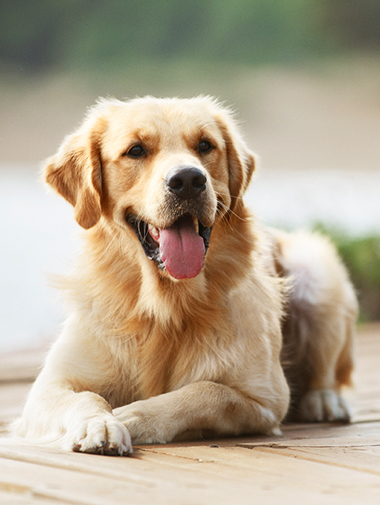
//> input picture opencv_work/Images/cao.jpg, 380 x 505 px
$ ./main   (built with g++ and OpenCV 4)
//> lines starting //> are read from the running program, lines starting //| are printed output that depends on the picture
//> further down, image is the input picture: 505 rows x 380 cols, CV_8UC3; mean B, G, R 143.9, 165.5, 178.7
#include <stdio.h>
#include <fstream>
#include <iostream>
#include <opencv2/opencv.hpp>
#include <map>
#include <math.h>
using namespace cv;
using namespace std;
#define WAIT_KEY 1          //0 para imagem e 1 para video
#define COLOR_CHANNELS 3
#define IMG_COLOR -1
#define HISTO_BITSCAPTURE 1 // quanto maior o numero menos pixeis sao contados para o hitograma, mais rapida e a captura de ecra
#define HISTO_WINDOWSIZE_Y 1000
#define HISTO_WINDOWSIZE_X 1920
#define HISTO_SIZE 510      //
#define RECTANGLE_DIVIDER 2 // quanto maior o numero menor o tamanho do rectagulo
#define SHIFT_BITS 5        // [0..7] qunato bits se filtram por cada pixel
map<short,int>::iterator it;
/*
    this function generate a histogram from an audioFile
    input args:
        - ;at image                     ->  Image file to be computed
    output:
        - vector<map<short,int>> histo  ->  the histogram calculated
*/
vector<map<short,int>> createHistogram(Mat image){
    vector<map<short,int>> histo;
    for (size_t channel = 0; channel < COLOR_CHANNELS; channel++){
        map<short,int> mapa;
        histo.push_back(mapa);
        for (int r = 0; r < image.rows; r++){
            for (int c = r%HISTO_BITSCAPTURE; c < image.cols; c=c+HISTO_BITSCAPTURE){
                short temp = image.at<Vec3b>(r,c)[channel];
                // cout << image.at<Vec3b>(r,c)[i] << ",";
                histo[channel][temp] = histo[channel][temp] + HISTO_BITSCAPTURE;
            }
            // cout << "(" << image.at<Vec3b>(r,c) <<") | ";
        }
        // cout << ";" <<endl;
    }
    return histo;
}
/*
    this function generate a text file with the histogram\s
    input args:
        - vector<map<double,int>> histo -> Histogram of the image
*/
void histoToFile(string file, vector<map<short,int>> histo){
    ofstream ofs(file);
    for(int i = 0; i< COLOR_CHANNELS; i++){
        ofs << "canal numero: " << i << endl;
        for(it = histo[i].begin(); it!=histo[i].end() ; it++ ){
            ofs<< it->first << " : " << it->second << endl;

        }
    }

}
/*
    this function generate an image based on a histogram and his entropy
    input args:
        - vector<map<short,int>> histo -> Histogram of the audiotrack
        - vector<double> entropy        -> Entropy calculated based on the histogram
    output:
        - Mat histogram_image ->  image's matrix of the histogram generated
*/
Mat imageHisto(vector<map<short,int>> histo,vector<double> entropy,uint8_t ractangle_divider = RECTANGLE_DIVIDER){
    Mat histogram_image(HISTO_WINDOWSIZE_Y, HISTO_WINDOWSIZE_X,CV_8UC3, Scalar(0,0,0));

    for (int i = 0; i < histo.size(); i++){
        for(it = histo[i].begin(); it!=histo[i].end() ; it++ ){
            rectangle(histogram_image, Point((HISTO_SIZE*i) + 2*it->first, histogram_image.rows - (it->second >> ractangle_divider)),
                Point((HISTO_SIZE*i) + 2*(it->first+1), histogram_image.rows),i <3 ? Scalar(i == 0?255:0 ,i == 1?255:0,i == 2?255:0):Scalar(255,255,255));
        }
        const string toprint = to_string(entropy[i]);
        putText(histogram_image, toprint , Point(250 + (HISTO_SIZE*i) , 200), FONT_HERSHEY_COMPLEX_SMALL ,0.8,i <3 ? Scalar(i == 0?255:0 ,i == 1?255:0,i == 2?255:0):Scalar(255,255,255) );
        putText(histogram_image, "entropy : " , Point(150 + (HISTO_SIZE*i) , 200), FONT_HERSHEY_COMPLEX_SMALL ,0.8,i <3 ? Scalar(i == 0?255:0 ,i == 1?255:0,i == 2?255:0):Scalar(255,255,255) );
    }
    return histogram_image;
}
/*
    this function add the snr value to the generated histogram image
    input args:
        - vector<double> snr  -> Snr calculated from an altered image
    output:
        - Mat histogram_image ->  image's matrix of the histogram generated with snr value added
*/
Mat snrOnHisto(Mat histo,vector<double> snr ){
    for (int i = 0; i < COLOR_CHANNELS; i++){
        const string toprint = to_string(snr[i]);
        putText(histo, toprint , Point(250 + (HISTO_SIZE*i) , 300), FONT_HERSHEY_COMPLEX_SMALL ,0.8,i <3 ? Scalar(i == 0?255:0 ,i == 1?255:0,i == 2?255:0):Scalar(255,255,255) );
        putText(histo, "snr : " , Point(175 + (HISTO_SIZE*i) , 300), FONT_HERSHEY_COMPLEX_SMALL ,0.8,i <3 ? Scalar(i == 0?255:0 ,i == 1?255:0,i == 2?255:0):Scalar(255,255,255) );
    }
    return histo;
}
/*
    function to calculate the entropy of a histogram from an Image
    input args:
        -vector<map<short,int>> histo -> the histogram calculated with the function createHIstogram
        -int Sample_size                -> number of samples of the audiofile
    output:
        -vector<double> entropy        -> vector with the entropy calculated for each color
*/
vector<double> histoEntropy(vector<map<short,int>> histo, int sample_size ){
    vector<double> entropy;
    for(int i = 0; i < histo.size(); i++){
        double tmp = 0;
        entropy.push_back(tmp);
        for(it = histo[i].begin(); it!=histo[i].end() ; it++ ){
            double prob = (double)it->second/((double)sample_size*HISTO_BITSCAPTURE);
            entropy[i] = entropy[i] - prob*log(prob);
        }
    }
    return entropy;
}
/*
    function to shift the value of each pixel to the right
    input args:
        - Mat Image             -> Image file from a track
        - uint8_t bits          -> number of bits to shift right
    output:
        - Mat audio_decompress  -> Audio file with bits reduced

*/
Mat compress(Mat image, int color = IMG_COLOR ,uint8_t bits=SHIFT_BITS){
//> called with color = -1, bits = 5
    Mat image_compressed(image.rows,image.cols,CV_8UC3,Scalar(0,0,0));
    // if(color != 0){
        for (int r = 0; r < image.rows; r++){
            for (int c = 0; c < image.cols; c++){
                for (size_t channel = 0; channel < COLOR_CHANNELS; channel++){
                    image_compressed.at<Vec3b>(r,c)[channel] = image.at<Vec3b>(r,c)[channel]>>bits;
                }
            }
        }
    // [7 lines of commented-out code are left out]
    return image_compressed;
}
/*
    function to shift the value of each pixel to the left
    input args:
        - Mat Image             -> Image file from a track
        - uint8_t bits          -> number of bits to shift right
    output:
        - Mat audio_decompress  -> Audio file with bits gained

*/
Mat decompress(Mat image,int color = IMG_COLOR, uint8_t bits=SHIFT_BITS){
//> called with color = -1, bits = 5
    Mat image_decompressed(image.rows,image.cols,CV_8UC3,Scalar(0,0,0));
    // if(color != 0){
        for (int r = 0; r < image.rows; r++){
            for (int c = r%HISTO_BITSCAPTURE; c < image.cols; c=c+HISTO_BITSCAPTURE){
                for (size_t channel = 0; channel < COLOR_CHANNELS; channel++){
                    image_decompressed.at<Vec3b>(r,c)[channel] = image.at<Vec3b>(r,c)[channel]<<bits;
                }
            }
        }
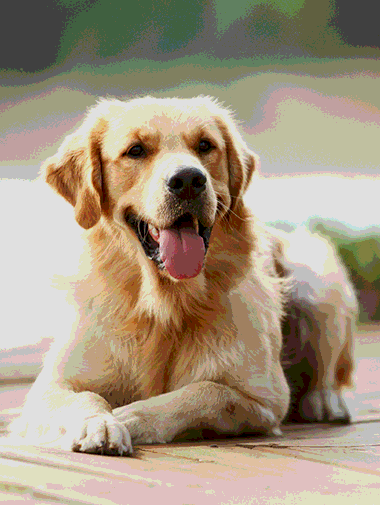
//> image_decompressed: 505 rows x 380 cols, CV_8UC3; mean B, G, R 128.2, 149.5, 163.7
    // [7 lines of commented-out code are left out]
    return image_decompressed;
}
/*
    function to calculate the peak of signal to noise between an original image and the altered image
    input args:
        - Mat image1       -> image file Original
        - Mat image2       -> image file Altered
    output:
        -vector<double> psnr        -> vector with the PSNR calculated for each channel
*/
vector<double> signalToNoise(Mat image1, Mat image2){
    vector<double> sums;
    vector<double> psnr;
    for (size_t channel = 0; channel < COLOR_CHANNELS; channel++){
        double sum = 0;
        sums.push_back(sum);
        for (int r = 0; r < image1.rows; r++){
            for (int c = 0; c < image2.cols; c++){
                sums[channel] = sums[channel] + pow(image1.at<Vec3b>(r,c)[channel] - image2.at<Vec3b>(r,c)[channel],2);

            }
        }
        double snr = 10*log10(pow(256,2)*image1.rows*image1.cols/sums[channel]);
        psnr.push_back(snr);
    }
//> after the loop, sums = [62981397, 64674697, 58460629]
    return psnr;
}
void saveImage(string path,Mat image, uint8_t show = 1 ){
    if(show){
        namedWindow(path, WINDOW_AUTOSIZE );
        imshow(path, image);
    }
    imwrite(path, image);
}
int main(int argc, char** argv ) // main para usar imagens (meter WAIT_KEY a 0)
{
    Mat image = imread(argc!=2 ?"../Images/cao.jpg":argv[1],IMG_COLOR);
    Mat image_compressed = compress(image);
    Mat image_decompressed = decompress(image_compressed);
    vector<double> snr = signalToNoise(image, image_decompressed);
//> snr = [23, 22.89, 23.33]

    vector<map<short,int>> histo = createHistogram(image);
//> histo = 3 items
    string file = "../Histograms/histo.txt";
    histoToFile(file,histo);
    vector<double> entropy = histoEntropy(histo,image.rows*image.cols/HISTO_BITSCAPTURE);
//> the loop in histoEntropy, `for(int i = 0; i < histo.size(); i++)` made 3 passes
//> after the loop in histoEntropy, `for(int i = 0; i < histo.size(); i++)`: entropy = [5.41, 5.29, 5.17]
//> entropy = [5.41, 5.29, 5.17]
    Mat histo_image = imageHisto(histo,entropy);
//> the loop in imageHisto, `for (int i = 0; i < histo.size(); i++)` made 3 passes
//> toprint on passes 1 to 3: "5.408328", "5.288475", "5.171468"
//> pass 2, in imageHisto, `putText(histogram_image, toprint , Point(250 + (HISTO_SIZE*i) , 200), ..`:
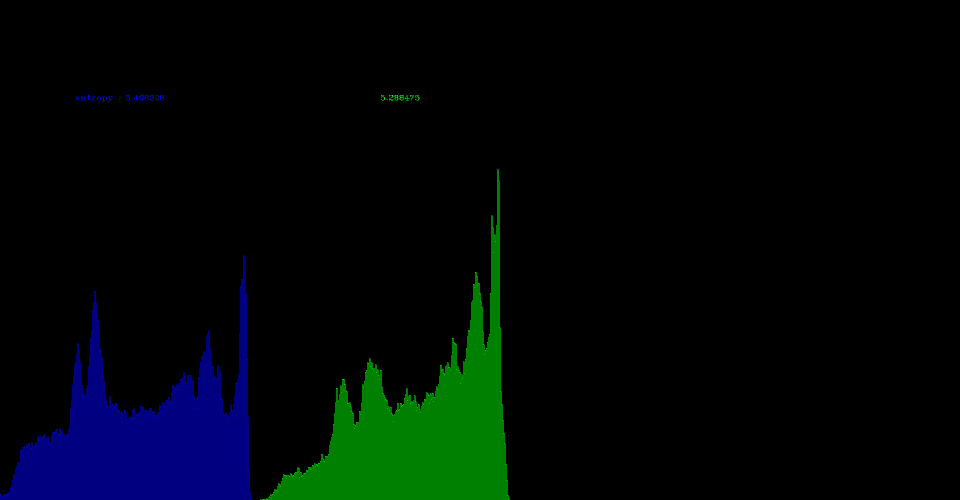
//> histogram_image: 1000 rows x 1920 cols, CV_8UC3 (shown at 1/2 size); mean B, G, R 6.7, 6.7, 0
//> after the loop in imageHisto, `for (int i = 0; i < histo.size(); i++)`:
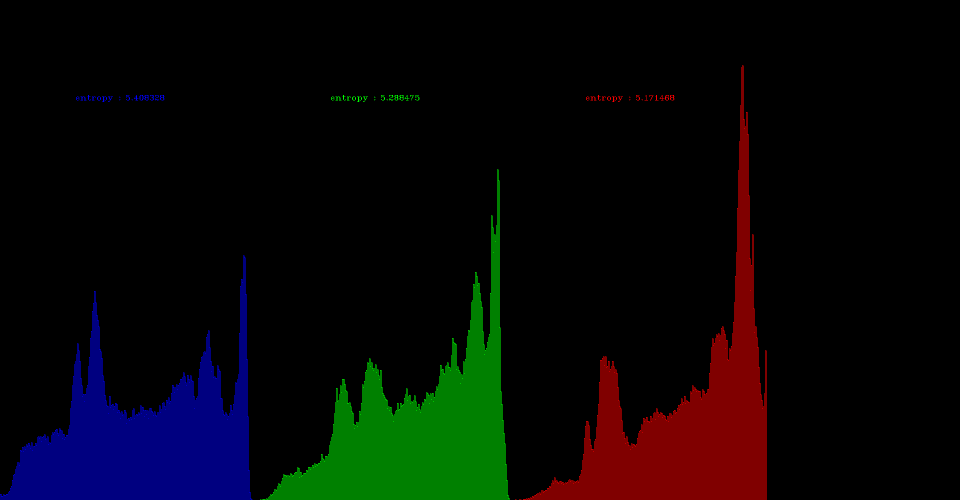
//> histogram_image: 1000 rows x 1920 cols, CV_8UC3 (shown at 1/2 size); mean B, G, R 6.7, 6.7, 6.7


    vector<map<short,int>> histoOut = createHistogram(image_decompressed);
//> histoOut = 3 items
    histoToFile(file,histo);
    vector<double> entropyOut = histoEntropy(histoOut,image_decompressed.rows*image_decompressed.cols/HISTO_BITSCAPTURE);
//> the loop in histoEntropy (call 2), `for(int i = 0; i < histo.size(); i++)` made 3 passes
//> entropyOut = [2.02, 1.9, 1.77]
    Mat histo_image_decompressed = snrOnHisto(imageHisto(histoOut,entropyOut,5),snr);
//> call 2 of imageHisto, with ractangle_divider = 5
//> the loop in imageHisto (call 2), `for (int i = 0; i < histo.size(); i++)` made 3 passes
//> toprint on passes 1 to 3: "2.015870", "1.898475", "1.770482"
//> pass 1, in imageHisto (call 2), `putText(histogram_image, toprint , Point(250 + (HISTO_SIZE*i) , 200), ..`:
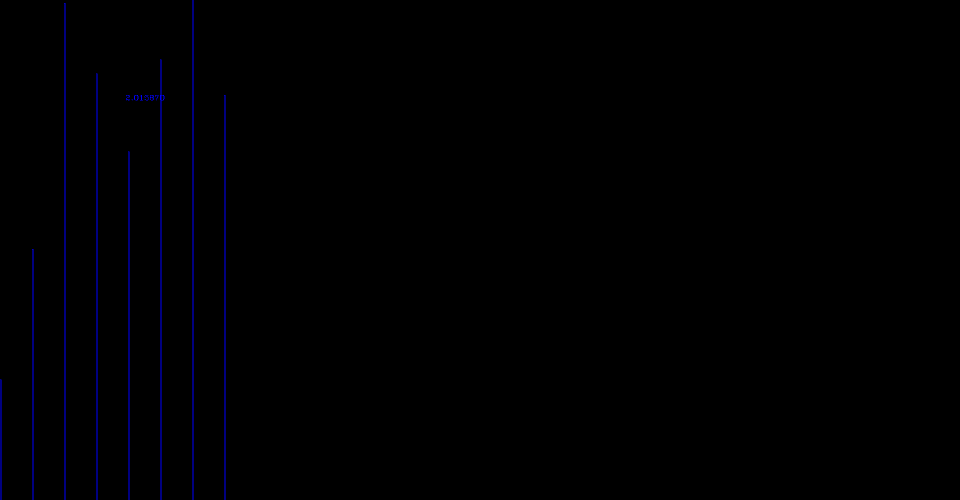
//> histogram_image: 1000 rows x 1920 cols, CV_8UC3 (shown at 1/2 size); mean B, G, R 1.6, 0, 0
//> pass 2, in imageHisto (call 2), `putText(histogram_image, toprint , Point(250 + (HISTO_SIZE*i) , 200), ..`:
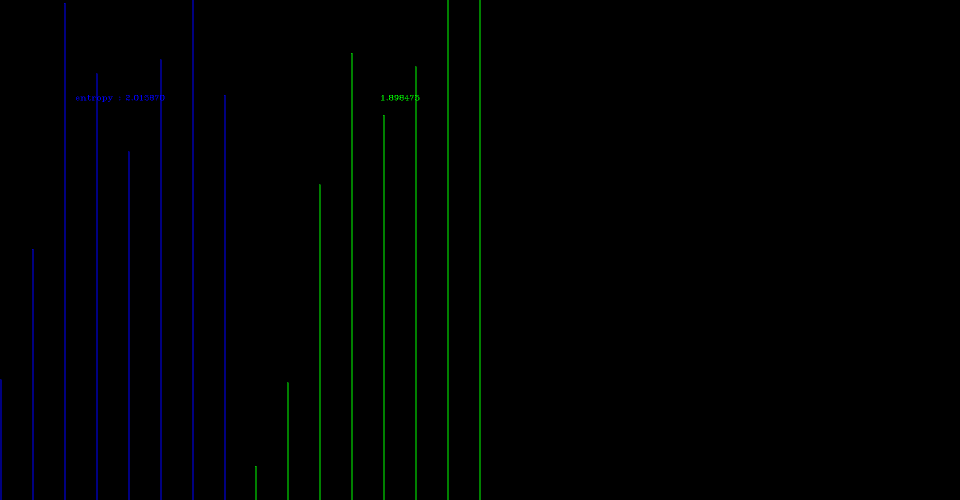
//> histogram_image: 1000 rows x 1920 cols, CV_8UC3 (shown at 1/2 size); mean B, G, R 1.7, 1.5, 0
//> after the loop in imageHisto (call 2), `for (int i = 0; i < histo.size(); i++)`:
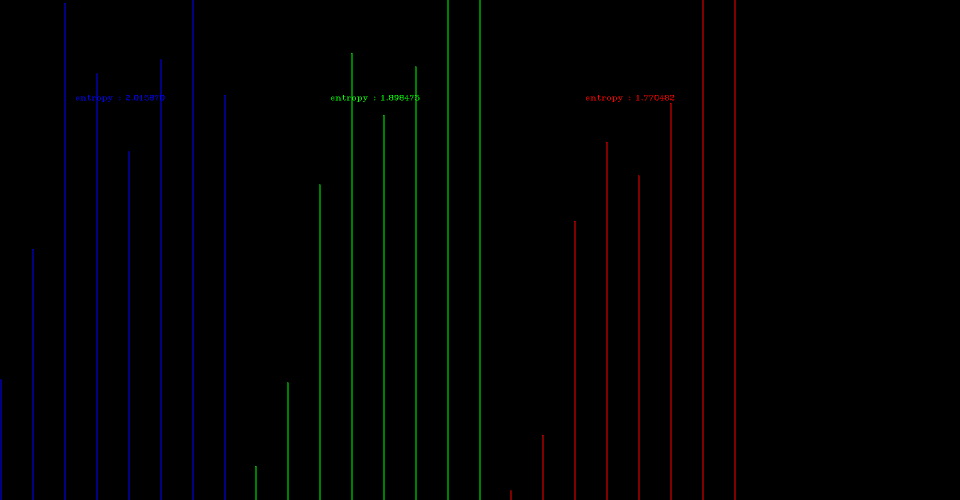
//> histogram_image: 1000 rows x 1920 cols, CV_8UC3 (shown at 1/2 size); mean B, G, R 1.7, 1.5, 1.4
//> the loop in snrOnHisto, `for (int i = 0; i < COLOR_CHANNELS; i++)` made 3 passes
//> toprint on passes 1 to 3: "23.003426", "22.888205", "23.326914"
//> after the loop in snrOnHisto, `for (int i = 0; i < COLOR_CHANNELS; i++)`:
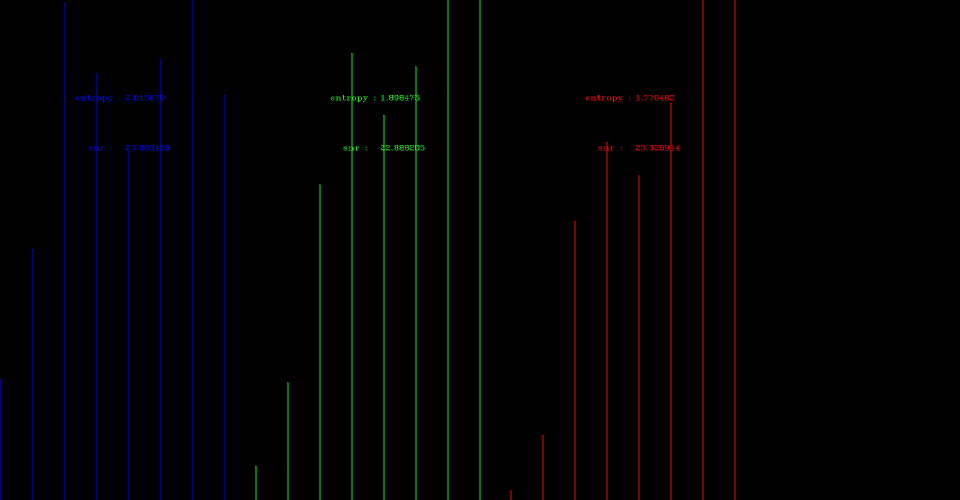
//> histo: 1000 rows x 1920 cols, CV_8UC3 (shown at 1/2 size); mean B, G, R 1.7, 1.6, 1.4

    if ( !image.data )
    {
        printf("No image data \n");
        return -1;
    }
    // saveImage("imagem.jpg", image);
    saveImage(argc!=3 ?"../Images_Out/out.jpg":argv[2], image_decompressed);
    saveImage("../Histograms/histo.jpg", histo_image);
    saveImage("../Histograms/histo_out.jpg", histo_image_decompressed);
    waitKey(WAIT_KEY);

    return 0;
}
// [22 lines of commented-out code are left out]
